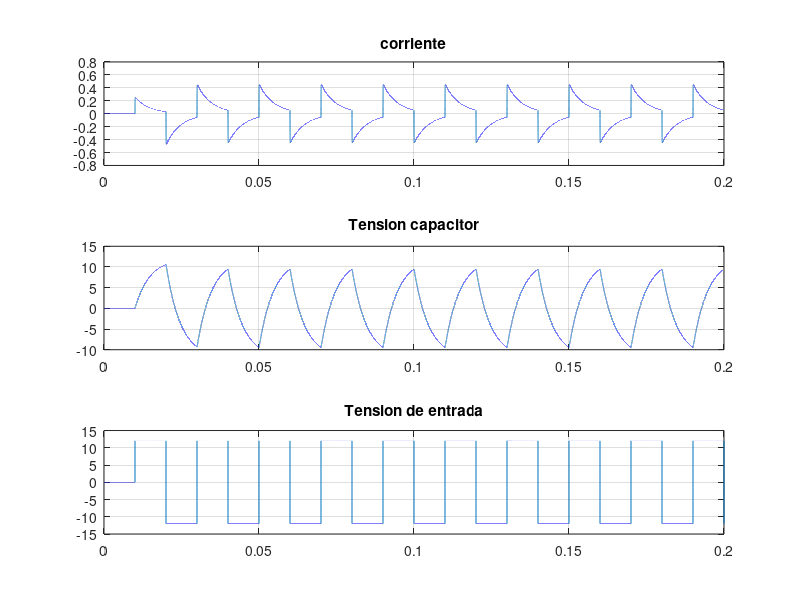
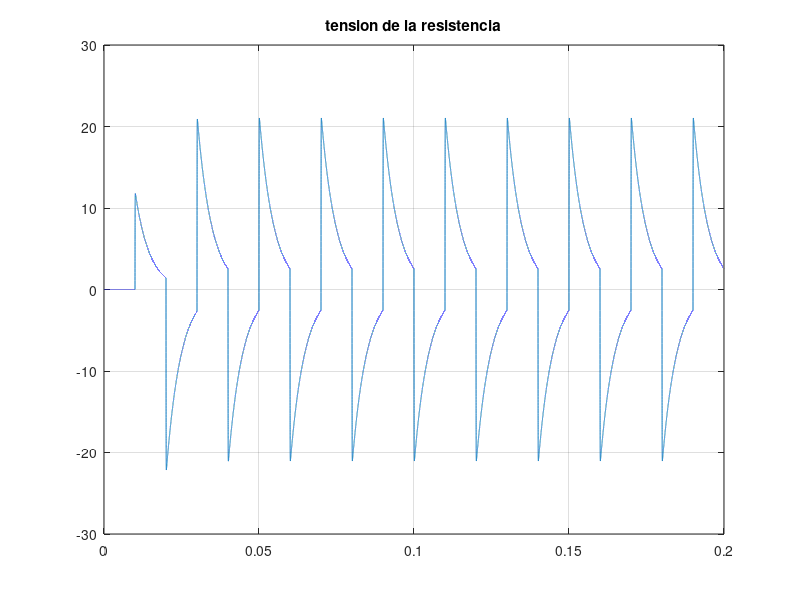

These figures' MATLAB source, in order:
pkg load control signal;
clc; clear all; close all;

%Variables de utilidad
h=1e-6; %Debe ser más chico que la frecuencia más rápida del sistema
tiempo=(0.2/h);%2e5
t=0:h:(tiempo*h);
i=1;

%componentes
R=47;
L=1e-3;
C=100e-6;
Ve=0;
I(1)=0;%X1
V_c(1)=0;%X2

%matrices del espacio de estados (ss)
A=[-R/L -1/L; 1/C 0]
B=[1/L; 0]
Ct=[R 0]
D=[0]
X=[I ; V_c];
u(1)=0;
[num,den]=ss2tf(A,B,Ct,D);
Y(1)=0;

while(i<(tiempo+1))
  u(i)=Ve;
  I(i)=X(1);V_c(i)=X(2);
  if( mod(i, 10000) == 0) %Cambia el valor de la tensión de alimentación cada 10 mil tics, que es 1ms
    if (Ve==12)
      Ve=-12;
    else
      Ve=12;
    end
  end
  X_P=A*X+B*u(i);%X punto
  X=X+h*X_P;%Esto es el cálculo de la integral como sumatoria

  Y(i)=R*I(i);
  i=i+1;

end

figure 1;
subplot(3,1,1) ;plot(t,I); title("corriente"); grid on;
subplot(3,1,2) ;plot(t,V_c); title("Tension capacitor");grid on;
subplot(3,1,3) ;plot(t,u); title("Tension de entrada");grid on;
figure 2;
plot(t,Y);title("tension de la resistencia"); grid on;
